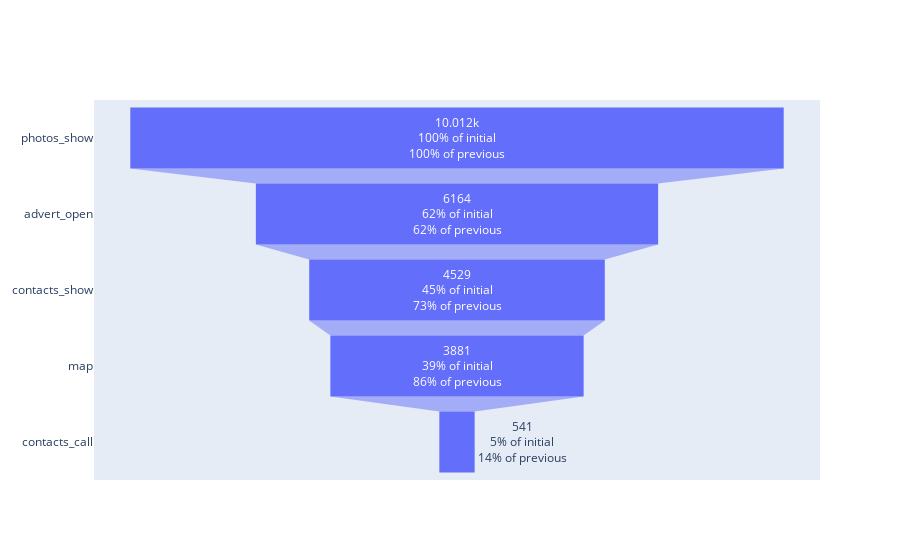

The notebook cell saved with this chart:
### Code cell
fig = go.Figure()
fig.add_trace(go.Funnel(
    y = event_count_2['event_name'],
    x = event_count_2['count'],
    textinfo = "value+percent initial+percent previous"))

### Figure 1 — Plotly figure (JSON) as saved in the notebook; plotly's stock layout.template omitted (floating-point values rounded to 4 significant figures)
{"data": [{"textinfo": "value+percent initial+percent previous", "type": "funnel", "x": [10012, 6164, 4529, 3881, 541], "y": ["photos_show", "advert_open", "contacts_show", "map", "contacts_call"]}], "layout": {}}
